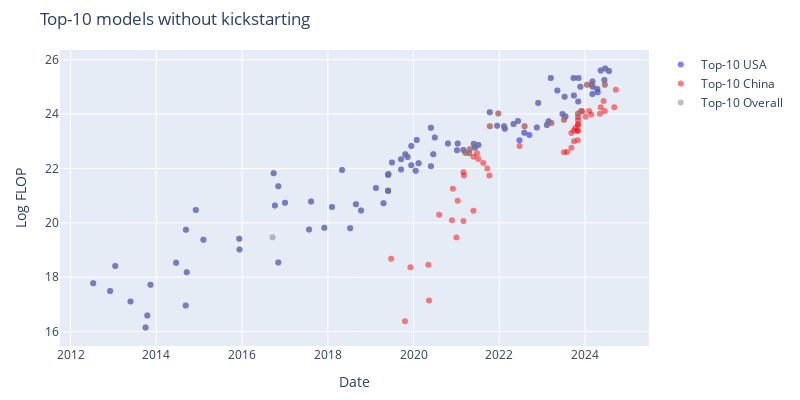

Here is the notebook cell this chart was saved with:
### Code cell
usa_df = df_filtered[df_filtered['category'] == 'USA']
china_df = df_filtered[df_filtered['category'] == 'China']
recent_top_models_df = top_models_df[top_models_df['date'] > pd.to_datetime('2010-01-01')]

fig = go.Figure()

fig.add_trace(go.Scatter(
    x=usa_df['date'],
    y=usa_df['log_flop'],
    mode='markers',
    marker=dict(color=colors['USA'], opacity=0.5),
    text=usa_df['System'],
    hoverinfo='text',
    name=f'Top-{top_n} USA'
))

fig.add_trace(go.Scatter(
    x=china_df['date'],
    y=china_df['log_flop'],
    mode='markers',
    marker=dict(color=colors['China'], opacity=0.5),
    text=china_df['System'],
    hoverinfo='text',
    name=f'Top-{top_n} China'
))

fig.add_trace(go.Scatter(
    x=recent_top_models_df['date'],
    y=recent_top_models_df['log_flop'],
    mode='markers',
    marker=dict(color='grey', opacity=0.5),
    text=recent_top_models_df['System'],
    hoverinfo='text',
    name=f'Top-{top_n} Overall'
))

fig.update_layout(
    width=800,
    height=400,
    xaxis_title='Date',
    yaxis_title='Log FLOP',
    title=f'Top-{top_n} models without kickstarting',
    margin=dict(t=50, l=60, r=60, b=50),
)

# save_plot(fig, results_dir, f'top_{top_n}_models_without_kickstarting')

fig.show()

### Figure 1 — Plotly figure (JSON) as saved in the notebook; plotly's stock layout.template omitted (floating-point values rounded to 4 significant figures)
{"data": [{"hoverinfo": "text", "marker": {"color": "blue", "opacity": 0.5}, "mode": "markers", "name": "Top-10 USA", "text": ["Unsupervised High-level Feature Learner", "DistBelief Speech", "DistBelief NNLM", "ReLU-Speech", "RNTN", "Word2Vec (large)", "Visualizing CNNs", "SPPNet", "Large regularized LSTM", "Seq2Seq LSTM", "GoogLeNet / InceptionV1", "SNM-skip", "MSRA (C, PReLU)", "DeepSpeech2 (English)", "ResNet-152 (ImageNet)", "GNMT", "Xception", "BIDAF", "NASv3 (CIFAR-10)", "Libratus", "ConvS2S (ensemble of 8 models)", "OpenAI TI7 DOTA 1v1", "PNASNet-5", "AmoebaNet-A (F=448)", "ResNeXt-101 32x48d", "Big-Little Net (vision)", "Big Transformer for Back-Translation", "BERT-Large", "GPT-2 (1.5B)", "BERT-Large-CAS (PTB+WT2+WT103)", "Grover-Mega", "MnasNet-A3", "MnasNet-A1 + SSDLite", "XLNet", "RoBERTa Large", "Megatron-BERT", "Megatron-LM (8.3B)", "T5-11B", "Noisy Student (L2)", "OpenAI Five", "OpenAI Five Rerun", "ContextNet + Noisy Student", "Meena", "Turing-NLG", "GPT-3 175B (davinci)", "GPT3-6.7B (rerun of original)", "iGPT-XL", "GShard (dense)", "mT5-XXL", "DALL-E", "Switch", "Meta Pseudo Labels", "ByT5-XXL", "ViT-G/14", "Codex", "Megatron-Turing NLG 530B", "GLaM", "LaMDA", "ST-MoE", "OPT-175B", "BIG-G 137B", "OPT-66B", "AlexaTM 20B", "PaLI", "Galactica", "GPT-3.5 (text-davinci-003)", "ViT-22B", "LLaMA-65B", "GPT-4", "PaLM 2", "Inflection-1", "Claude 2", "Llama 2-70B", "GPT-4V", "Amazon Titan", "Grok-1", "GPT-4 Turbo", "Inflection-2", "Claude 3 Sonnet", "Claude 3 Opus", "Inflection-2.5", "Reka Core", "Llama 3-70B", "GPT-4o", "Nemotron-4 340B", "Claude 3.5 Sonnet", "Llama 3.1-405B"], "type": "scatter", "x": ["2012-07-12T00:00:00", "2012-12-03T00:00:00", "2013-01-16T00:00:00", "2013-05-26T00:00:00", "2013-10-01T00:00:00", "2013-10-16T00:00:00", "2013-11-12T00:00:00", "2014-06-18T00:00:00", "2014-09-08T00:00:00", "2014-09-10T00:00:00", "2014-09-17T00:00:00", "2014-12-03T00:00:00", "2015-02-06T00:00:00", "2015-12-08T00:00:00", "2015-12-10T00:00:00", "2016-09-26T00:00:00", "2016-10-07T00:00:00", "2016-11-05T00:00:00", "2016-11-05T00:00:00", "2017-01-01T00:00:00", "2017-07-25T00:00:00", "2017-08-11T00:00:00", "2017-12-02T00:00:00", "2018-02-05T00:00:00", "2018-05-02T00:00:00", "2018-07-10T00:00:00", "2018-08-28T00:00:00", "2018-10-11T00:00:00", "2019-02-14T00:00:00", "2019-04-20T00:00:00", "2019-05-29T00:00:00", "2019-05-29T00:00:00", "2019-05-29T00:00:00", "2019-06-01T00:00:00", "2019-07-01T00:00:00", "2019-09-17T00:00:00", "2019-09-17T00:00:00", "2019-10-23T00:00:00", "2019-11-11T00:00:00", "2019-12-13T00:00:00", "2019-12-13T00:00:00", "2020-01-19T00:00:00", "2020-01-28T00:00:00", "2020-02-13T00:00:00", "2020-05-28T00:00:00", "2020-05-28T00:00:00", "2020-06-17T00:00:00", "2020-06-30T00:00:00", "2020-10-20T00:00:00", "2021-01-05T00:00:00", "2021-01-11T00:00:00", "2021-03-01T00:00:00", "2021-05-28T00:00:00", "2021-06-08T00:00:00", "2021-07-07T00:00:00", "2021-10-11T00:00:00", "2021-12-13T00:00:00", "2022-02-10T00:00:00", "2022-02-17T00:00:00", "2022-05-02T00:00:00", "2022-06-09T00:00:00", "2022-06-21T00:00:00", "2022-08-02T00:00:00", "2022-09-14T00:00:00", "2022-11-16T00:00:00", "2022-11-28T00:00:00", "2023-02-10T00:00:00", "2023-02-24T00:00:00", "2023-03-15T00:00:00", "2023-05-10T00:00:00", "2023-06-23T00:00:00", "2023-07-11T00:00:00", "2023-07-18T00:00:00", "2023-09-25T00:00:00", "2023-09-28T00:00:00", "2023-11-04T00:00:00", "2023-11-06T00:00:00", "2023-11-22T00:00:00", "2024-03-04T00:00:00", "2024-03-04T00:00:00", "2024-03-07T00:00:00", "2024-04-15T00:00:00", "2024-04-18T00:00:00", "2024-05-13T00:00:00", "2024-06-14T00:00:00", "2024-06-20T00:00:00", "2024-07-23T00:00:00"], "y": [17.78, 17.49, 18.42, 17.11, 16.15, 16.59, 17.73, 18.53, 16.96, 19.75, 18.18, 20.47, 19.38, 19.41, 19.02, 21.82, 20.64, 18.54, 21.34, 20.74, 19.75, 20.78, 19.82, 20.59, 21.94, 19.8, 20.68, 20.45, 21.28, 20.72, 21.76, 21.18, 21.18, 21.79, 22.22, 22.34, 21.96, 22.52, 22.42, 22.83, 22.11, 21.91, 23.05, 22.2, 23.5, 22.08, 22.52, 23.14, 22.91, 22.67, 22.91, 22.68, 22.91, 22.77, 22.87, 24.07, 23.57, 23.55, 23.46, 23.63, 23.75, 23.04, 23.31, 23.23, 23.51, 24.41, 23.6, 23.74, 25.32, 24.87, 24.0, 24.64, 23.91, 25.32, 24.68, 24.46, 25.32, 25.0, 24.74, 25.2, 25.0, 24.92, 24.8, 25.6, 25.26, 25.67, 25.58]}, {"hoverinfo": "text", "marker": {"color": "red", "opacity": 0.5}, "mode": "markers", "name": "Top-10 China", "text": ["Tensorized Transformer (257M)", "LSTM(large)+Sememe+cell", "MMLSTM", "NAS+ESS (156M)", "ONLSTM-SYD", "ERNIE-GEN (large)", "KEPLER", "CPM-Large", "ERNIE-Doc (247M)", "Wu Dao - Wen Yuan", "Wu Dao - Wen Lan", "Wu Dao - Wen Hui", "M6-T", "GLM-10B", "PLUG", "PanGu-α", "ConSERT", "CogView", "CPM-2", "ERNIE 3.0", "ProteinLM", "PLATO-XL", "M6-10T", "Yuan 1.0", "ERNIE 3.0 Titan", "CodeGeeX", "GLM-130B", "PanGu-Σ", "Pangu-Weather", "xTrimoPGLM -100B", "JIANG", "Baichuan2-13B", "FLM-101B", "Qwen-14B", "Qwen-7B", "CodeFuse-13B", "Skywork-13B", "BlueLM 7B", "Nanbeige-16B", "DeepSeek Coder 33B", "BlueLM 70B", "Yi-34B", "BlueLM 130B", "BlueLM 175B", "Qwen-72B", "XVERSE-65B-2", "DeepSeek LLM 67B", "GLM-4 (0116)", "Qwen1.5 72B", "MegaScale (Production)", "MegaScale (530B)", "DeepSeek-V2", "Yi-Large", "Qwen2-72B", "DeepSeek-Coder-V2 236B", "GLM-4 (0520)", "DeepSeek-V2.5", "Qwen2.5-72B"], "type": "scatter", "x": ["2019-06-24T00:00:00", "2019-10-20T00:00:00", "2019-12-05T00:00:00", "2020-05-06T00:00:00", "2020-05-12T00:00:00", "2020-08-06T00:00:00", "2020-11-23T00:00:00", "2020-12-01T00:00:00", "2020-12-31T00:00:00", "2021-01-11T00:00:00", "2021-03-01T00:00:00", "2021-03-01T00:00:00", "2021-03-05T00:00:00", "2021-03-18T00:00:00", "2021-04-19T00:00:00", "2021-04-25T00:00:00", "2021-05-25T00:00:00", "2021-05-26T00:00:00", "2021-06-24T00:00:00", "2021-07-05T00:00:00", "2021-08-17T00:00:00", "2021-09-20T00:00:00", "2021-10-08T00:00:00", "2021-10-12T00:00:00", "2021-12-23T00:00:00", "2022-06-22T00:00:00", "2022-08-04T00:00:00", "2023-03-20T00:00:00", "2023-07-05T00:00:00", "2023-07-06T00:00:00", "2023-08-01T00:00:00", "2023-09-06T00:00:00", "2023-09-07T00:00:00", "2023-09-28T00:00:00", "2023-09-28T00:00:00", "2023-10-10T00:00:00", "2023-10-30T00:00:00", "2023-10-31T00:00:00", "2023-11-01T00:00:00", "2023-11-02T00:00:00", "2023-11-02T00:00:00", "2023-11-02T00:00:00", "2023-11-02T00:00:00", "2023-11-02T00:00:00", "2023-11-30T00:00:00", "2023-12-08T00:00:00", "2024-01-05T00:00:00", "2024-01-17T00:00:00", "2024-02-04T00:00:00", "2024-02-23T00:00:00", "2024-02-23T00:00:00", "2024-05-07T00:00:00", "2024-05-13T00:00:00", "2024-06-07T00:00:00", "2024-06-17T00:00:00", "2024-06-18T00:00:00", "2024-09-06T00:00:00", "2024-09-19T00:00:00"], "y": [18.68, 16.38, 18.37, 18.46, 17.14, 20.3, 20.09, 21.26, 19.46, 20.81, 21.86, 20.06, 21.74, 22.58, 22.56, 22.71, 20.45, 22.43, 22.56, 22.35, 22.2, 22.0, 21.74, 23.55, 24.02, 22.82, 23.55, 23.67, 22.6, 23.79, 22.61, 23.31, 22.76, 23.4, 23.0, 23.49, 23.4, 23.04, 23.38, 23.6, 23.62, 23.79, 23.89, 24.02, 24.11, 24.1, 23.91, 25.08, 24.11, 25.08, 23.99, 24.01, 24.26, 24.48, 24.11, 25.08, 24.25, 24.89]}, {"hoverinfo": "text", "marker": {"color": "grey", "opacity": 0.5}, "mode": "markers", "name": "Top-10 Overall", "text": ["Unsupervised High-level Feature Learner", "DistBelief Speech", "DistBelief NNLM", "ReLU-Speech", "RNTN", "Word2Vec (large)", "Visualizing CNNs", "SPPNet", "Large regularized LSTM", "Seq2Seq LSTM", "GoogLeNet / InceptionV1", "SNM-skip", "MSRA (C, PReLU)", "DeepSpeech2 (English)", "ResNet-152 (ImageNet)", "ResNet-200", "GNMT", "Xception", "BIDAF", "NASv3 (CIFAR-10)", "Libratus", "ConvS2S (ensemble of 8 models)", "OpenAI TI7 DOTA 1v1", "PNASNet-5", "AmoebaNet-A (F=448)", "ResNeXt-101 32x48d", "Big-Little Net (vision)", "Big Transformer for Back-Translation", "BERT-Large", "GPT-2 (1.5B)", "BERT-Large-CAS (PTB+WT2+WT103)", "Grover-Mega", "MnasNet-A3", "MnasNet-A1 + SSDLite", "XLNet", "RoBERTa Large", "Megatron-LM (8.3B)", "Megatron-BERT", "T5-11B", "Noisy Student (L2)", "OpenAI Five", "OpenAI Five Rerun", "ContextNet + Noisy Student", "Meena", "Turing-NLG", "GPT3-6.7B (rerun of original)", "GPT-3 175B (davinci)", "iGPT-XL", "GShard (dense)", "mT5-XXL", "DALL-E", "Switch", "Meta Pseudo Labels", "GLM-10B", "PLUG", "PanGu-α", "ByT5-XXL", "ViT-G/14", "Codex", "Megatron-Turing NLG 530B", "Yuan 1.0", "GLaM", "ERNIE 3.0 Titan", "LaMDA", "ST-MoE", "OPT-175B", "BIG-G 137B", "AlexaTM 20B", "GLM-130B", "Galactica", "GPT-3.5 (text-davinci-003)", "ViT-22B", "LLaMA-65B", "GPT-4", "PanGu-Σ", "PaLM 2", "Inflection-1", "xTrimoPGLM -100B", "Claude 2", "Llama 2-70B", "GPT-4V", "Amazon Titan", "BlueLM 175B", "Grok-1", "GPT-4 Turbo", "Inflection-2", "Qwen-72B", "GLM-4 (0116)", "MegaScale (Production)", "Claude 3 Opus", "Claude 3 Sonnet", "Inflection-2.5", "Reka Core", "GPT-4o", "Nemotron-4 340B", "GLM-4 (0520)", "Claude 3.5 Sonnet", "Llama 3.1-405B"], "type": "scatter", "x": ["2012-07-12T00:00:00", "2012-12-03T00:00:00", "2013-01-16T00:00:00", "2013-05-26T00:00:00", "2013-10-01T00:00:00", "2013-10-16T00:00:00", "2013-11-12T00:00:00", "2014-06-18T00:00:00", "2014-09-08T00:00:00", "2014-09-10T00:00:00", "2014-09-17T00:00:00", "2014-12-03T00:00:00", "2015-02-06T00:00:00", "2015-12-08T00:00:00", "2015-12-10T00:00:00", "2016-09-17T00:00:00", "2016-09-26T00:00:00", "2016-10-07T00:00:00", "2016-11-05T00:00:00", "2016-11-05T00:00:00", "2017-01-01T00:00:00", "2017-07-25T00:00:00", "2017-08-11T00:00:00", "2017-12-02T00:00:00", "2018-02-05T00:00:00", "2018-05-02T00:00:00", "2018-07-10T00:00:00", "2018-08-28T00:00:00", "2018-10-11T00:00:00", "2019-02-14T00:00:00", "2019-04-20T00:00:00", "2019-05-29T00:00:00", "2019-05-29T00:00:00", "2019-05-29T00:00:00", "2019-06-01T00:00:00", "2019-07-01T00:00:00", "2019-09-17T00:00:00", "2019-09-17T00:00:00", "2019-10-23T00:00:00", "2019-11-11T00:00:00", "2019-12-13T00:00:00", "2019-12-13T00:00:00", "2020-01-19T00:00:00", "2020-01-28T00:00:00", "2020-02-13T00:00:00", "2020-05-28T00:00:00", "2020-05-28T00:00:00", "2020-06-17T00:00:00", "2020-06-30T00:00:00", "2020-10-20T00:00:00", "2021-01-05T00:00:00", "2021-01-11T00:00:00", "2021-03-01T00:00:00", "2021-03-18T00:00:00", "2021-04-19T00:00:00", "2021-04-25T00:00:00", "2021-05-28T00:00:00", "2021-06-08T00:00:00", "2021-07-07T00:00:00", "2021-10-11T00:00:00", "2021-10-12T00:00:00", "2021-12-13T00:00:00", "2021-12-23T00:00:00", "2022-02-10T00:00:00", "2022-02-17T00:00:00", "2022-05-02T00:00:00", "2022-06-09T00:00:00", "2022-08-02T00:00:00", "2022-08-04T00:00:00", "2022-11-16T00:00:00", "2022-11-28T00:00:00", "2023-02-10T00:00:00", "2023-02-24T00:00:00", "2023-03-15T00:00:00", "2023-03-20T00:00:00", "2023-05-10T00:00:00", "2023-06-23T00:00:00", "2023-07-06T00:00:00", "2023-07-11T00:00:00", "2023-07-18T00:00:00", "2023-09-25T00:00:00", "2023-09-28T00:00:00", "2023-11-02T00:00:00", "2023-11-04T00:00:00", "2023-11-06T00:00:00", "2023-11-22T00:00:00", "2023-11-30T00:00:00", "2024-01-17T00:00:00", "2024-02-23T00:00:00", "2024-03-04T00:00:00", "2024-03-04T00:00:00", "2024-03-07T00:00:00", "2024-04-15T00:00:00", "2024-05-13T00:00:00", "2024-06-14T00:00:00", "2024-06-18T00:00:00", "2024-06-20T00:00:00", "2024-07-23T00:00:00"], "y": [17.78, 17.49, 18.42, 17.11, 16.15, 16.59, 17.73, 18.53, 16.96, 19.75, 18.18, 20.47, 19.38, 19.41, 19.02, 19.47, 21.82, 20.64, 18.54, 21.34, 20.74, 19.75, 20.78, 19.82, 20.59, 21.94, 19.8, 20.68, 20.45, 21.28, 20.72, 21.76, 21.18, 21.18, 21.79, 22.22, 21.96, 22.34, 22.52, 22.42, 22.83, 22.11, 21.91, 23.05, 22.2, 22.08, 23.5, 22.52, 23.14, 22.91, 22.67, 22.91, 22.68, 22.58, 22.56, 22.71, 22.91, 22.77, 22.87, 24.07, 23.55, 23.57, 24.02, 23.55, 23.46, 23.63, 23.75, 23.31, 23.55, 23.51, 24.41, 23.6, 23.74, 25.32, 23.67, 24.87, 24.0, 23.79, 24.64, 23.91, 25.32, 24.68, 24.02, 24.46, 25.32, 25.0, 24.11, 25.08, 25.08, 25.2, 24.74, 25.0, 24.92, 25.6, 25.26, 25.08, 25.67, 25.58]}], "layout": {"height": 400, "margin": {"b": 50, "l": 60, "r": 60, "t": 50}, "title": {"text": "Top-10 models without kickstarting"}, "width": 800, "xaxis": {"title": {"text": "Date"}}, "yaxis": {"title": {"text": "Log FLOP"}}}}
